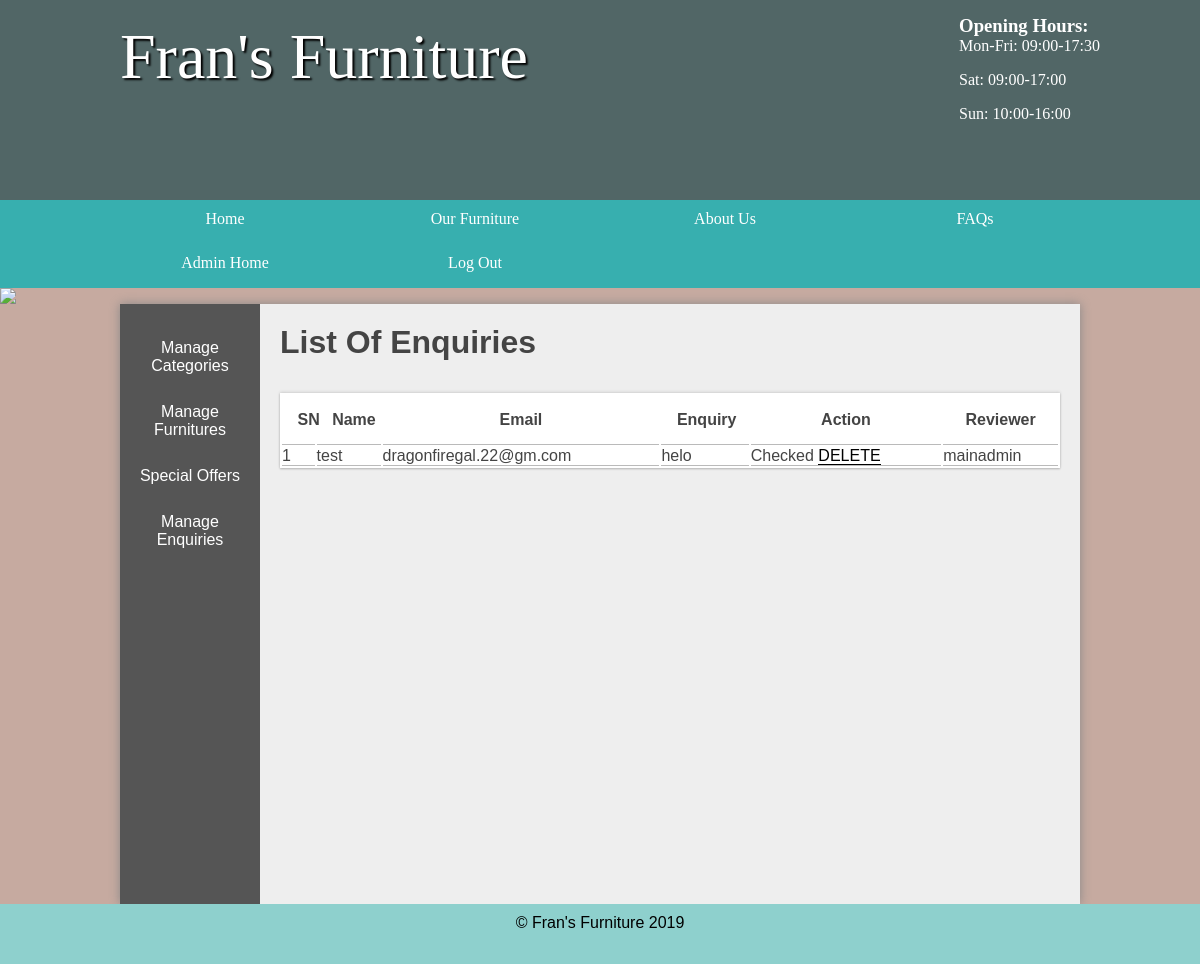
Page /admin/enquiries (signed in) on the committed database.
### tables this page shows
CREATE TABLE `enquiries` (
  `id` int(11) NOT NULL,
  `name` varchar(255) NOT NULL,
  `email` varchar(255) NOT NULL,
  `telephone` varchar(255) NOT NULL,
  `enquiry` text NOT NULL,
  `admin` varchar(255) DEFAULT NULL,
  `completed` tinyint(1) NOT NULL DEFAULT '0'
);

### functions/loadTemplate.php (called while the page is built, shortened)
<?php
function loadTemplate($filename, $tempVars){
	extract($tempVars);
	require $filename;
	$content = ob_get_clean();
	return $content;
}

### pagecontroller/admin/enquiries.php (called while the page is built, shortened)
<?php
	$all_enquiries= $enquiries->findAll();
	$all_enquirieslist= $all_enquiries->fetchAll();
	$cri=[ 'all_enquirieslist'=>$all_enquirieslist];
	$content=loadTemplate("../../view/admin/enquiry_view.php",$cri);
 ?>

### includes/admin_init.php (called while the page is built, shortened)
<?php
	require '../../db/connect.php';
	require '../../classes/DatabaseTable.php';
	require '../../functions/loadTemplate.php';
	$enquiries= new DatabaseTable('enquiries');
?>

### classes/DatabaseTable.php (called while the page is built, shortened)
<?php
class DatabaseTable{
	public $table;
	public function __construct($table){
		$this->table = $table;
	}
	function findAll() {
	    global $pdo;
	    $stmt = $pdo->prepare("SELECT * FROM $this->table");
	    $stmt->execute();
	    return $stmt;
	}
}

### view/admin/enquiry_view.php (the view, shortened to what this page needs)
<sction class="right">
	<h2>List Of Enquiries</h2>
	<table class="tables">
		<tr>
			<th>SN</th>
			<th>Name</th>
			<th>Email</th>
			<th>Enquiry</th>
			<th>Action</th>
			<th>Reviewer</th>
		</tr>
			<?php
				$sn=1;
				foreach ($all_enquirieslist as $row) {
						if($row['completed']==0)
				$complete = '<a href="enquiries&eid='.$row['id'].'">Complete</a>'; 	else{$complete='Checked';}
				echo '<tr><td>'.$sn.' </td>'.'<td>'.$row['name'].'</td><td>'.$row['email'].
					'</td><td>'.$row['enquiry'].'</td>'.'<td>'.$complete;?>
						<a onclick= "return confirm('Are you sure to delete?');" href="enquiries&deid=<?php echo $row['id']; ?>">DELETE</a>
					</td><td> <?php echo $row['admin']; ?></td>
					<?php $sn++; ?>
			<?php } ?>
	</table>

### css/style.css (style rules this page uses)
* { margin: 0; padding: 0; }
html { font-family: 'Oxygen Regular', verdana, sans-serif; }
body { background-color: #C6AAA0; }
main h2 { font-size:2em; }
p, li, h2 { margin-bottom: 1em; }
table { width: 100%; margin-top: 20px; }
td { border-bottom: 1px solid #bababa; }
th { border-bottom: 1px solid #bababa; }
.stock .products, .admin .right { display: table-cell; padding: 20px; }
.right { padding: 20px; }
.tables { background: #fff; box-shadow: 0 -1px 3px rgba(0,0,0,.12), 0 1px 2px rgba(0,0,0,.24); }
.tables tr th { padding: 2%; }
.tables tr td a { text-decoration: none; color: #000; border-bottom: 1px solid #000; }
a { text-decoration: none; }

### rows in the picture
enquiries: name "test", email "dragonfiregal.22@gm.com", enquiry "helo", completed "Checked", admin "mainadmin"

### other values in the picture
Date('Y') "2019"
